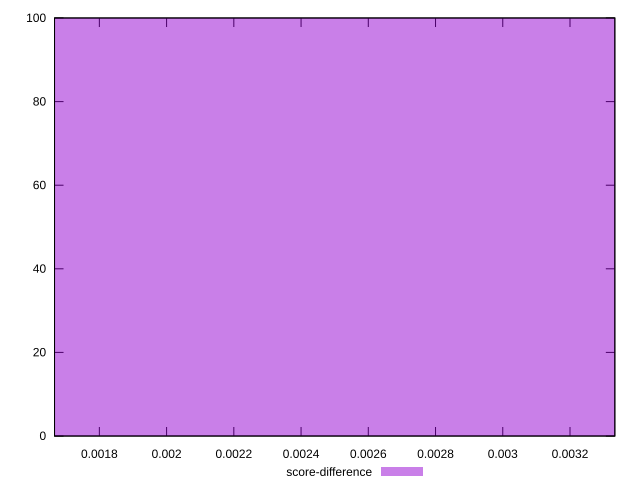

Generate this figure with gnuplot:
reset

$scoreDifference <<EOF
0 100
EOF

set key outside below
set boxwidth 0.1
set xrange [0.0016666666666665941:0.0033333333333332993]
set yrange [0:100]
set trange [0:100]
set style fill transparent solid 0.5 noborder
set terminal svg size 640, 490 enhanced background rgb 'white'
set output "report_00008_2021-01-22T20:58:29.167/uses-http2/samples/pages+cached+noexternal+nofonts+nosvg+noimg/score-difference/histogram.svg"

plot $scoreDifference title "score-difference" with boxes

reset
